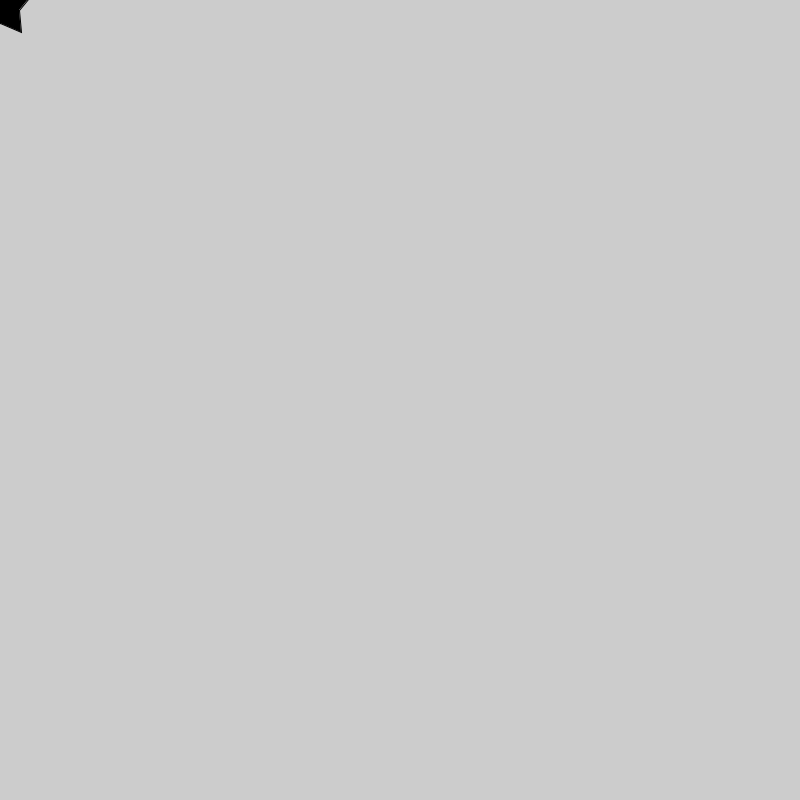
Frame 1 (no input)
Frame 60 (the mouse pressed at the canvas centre just before this capture): identical to frame 1, image omitted
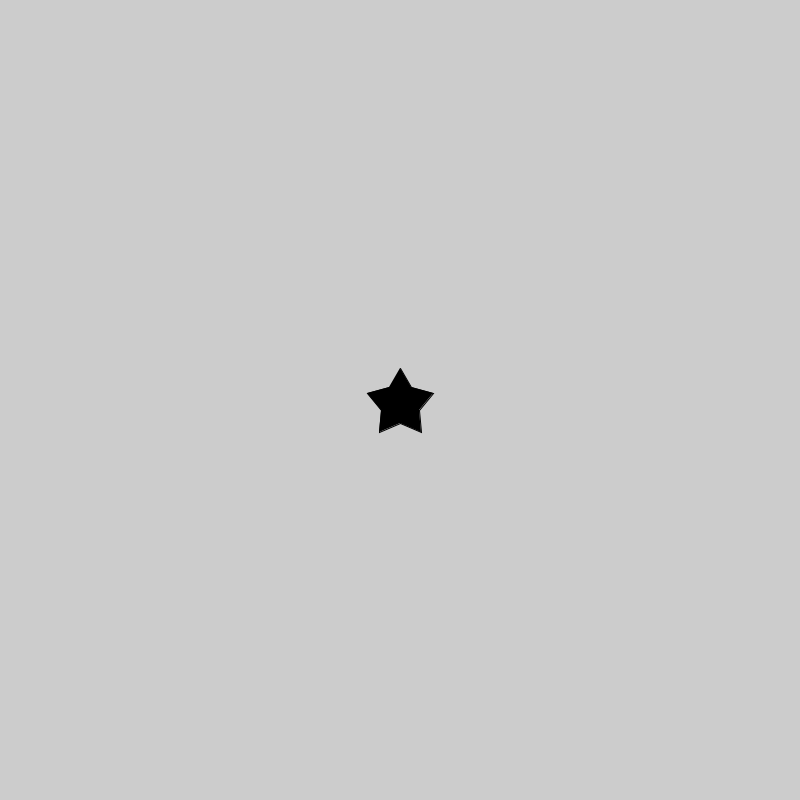
Frame 120 (the mouse held since frame 60 and released just before this capture)

The Processing sketch that drew these frames (run headless with seeded random() and noise(); from frame 60 on, the mouse is pressed at the canvas centre):

// Processing sketch: code_10_20
// ── code_10_20.pde
int[][] points = { {50, 18}, {61, 37}, {83, 43}, {69, 60}, 
  {71, 82}, {50, 73}, {29, 82}, {31, 60}, 
  {17, 43}, {39, 37} };

void setup() {
  size(800, 800);
  fill(0);
  smooth();
}
void draw() {
  background(204);
  translate(mouseX - 50, mouseY - 50);
  beginShape();
  for (int i = 0; i < points.length; i++) {
    vertex(points[i][0], points[i][1]);
  }
  endShape();
}
